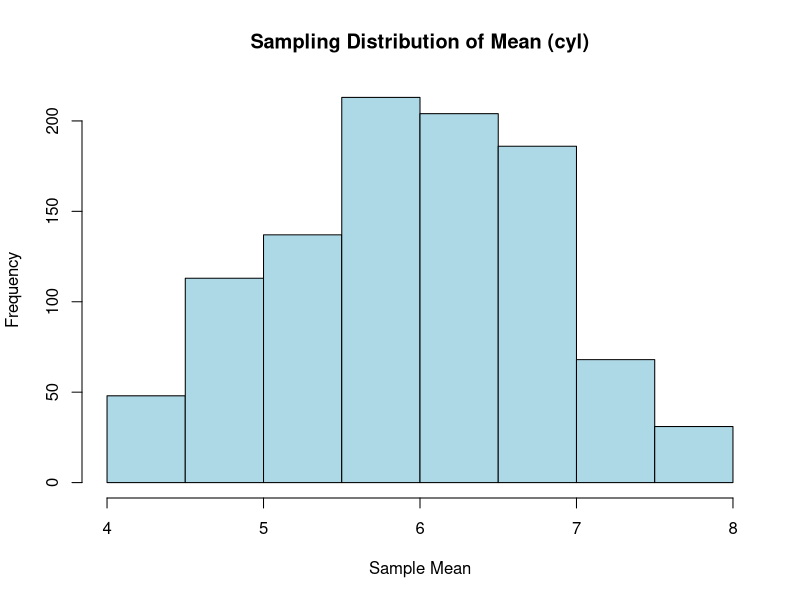
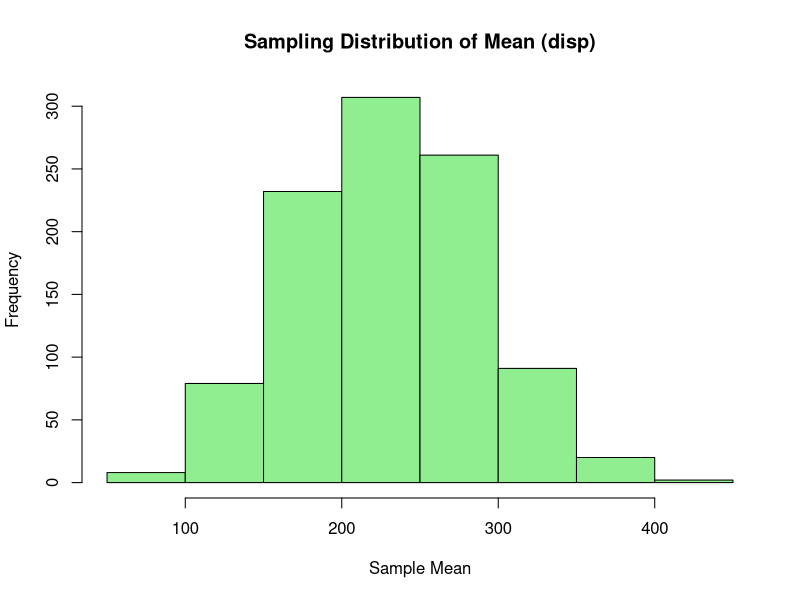
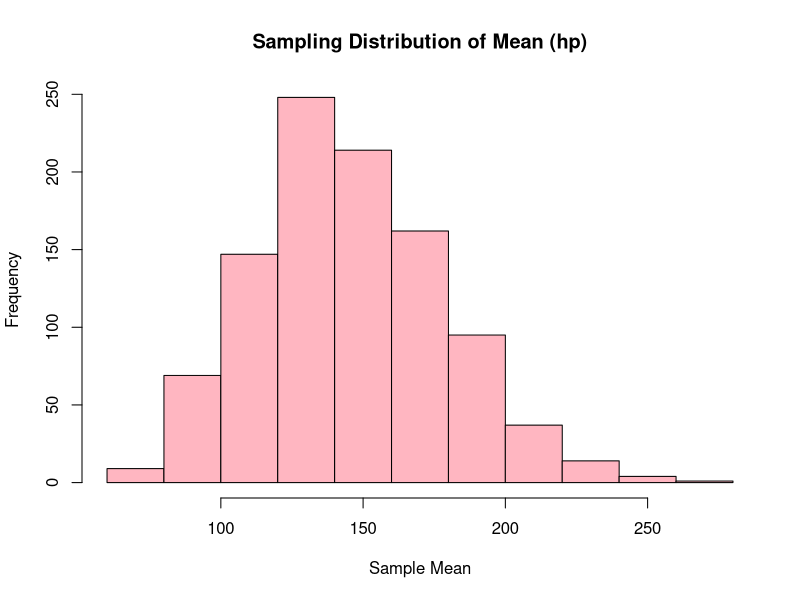
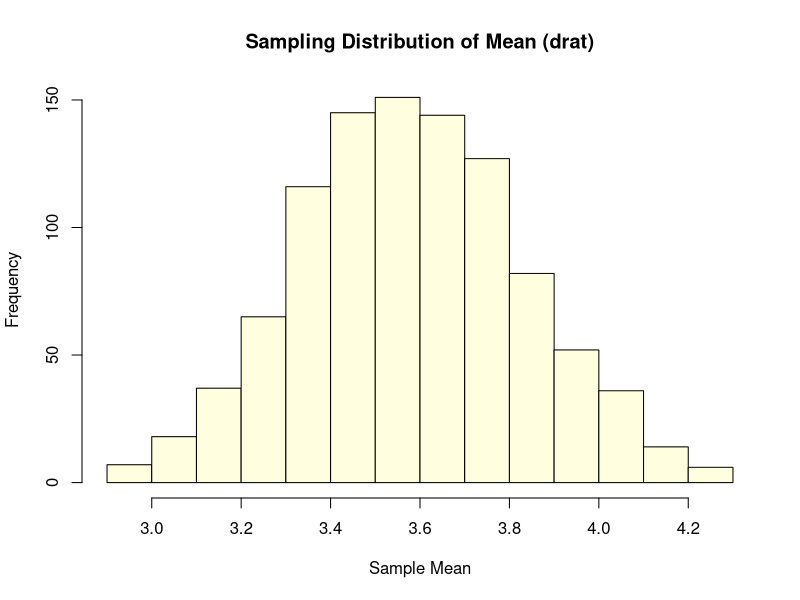
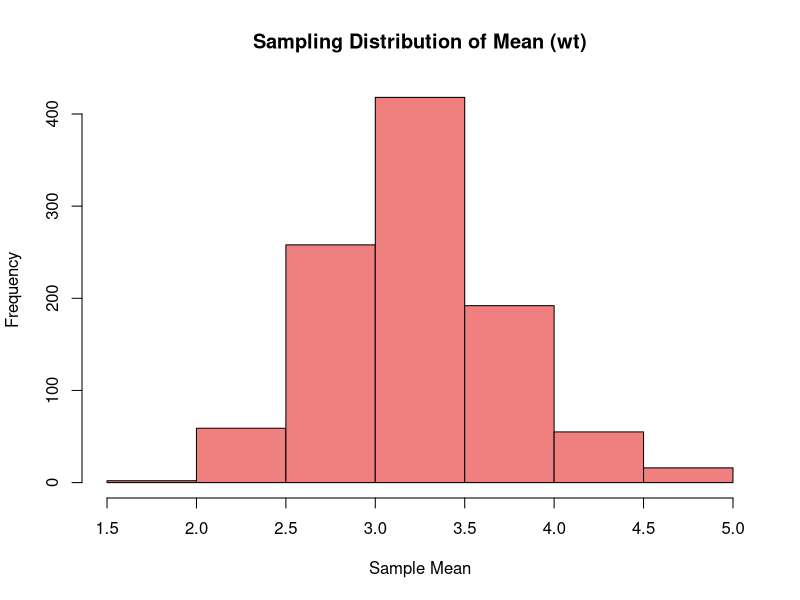
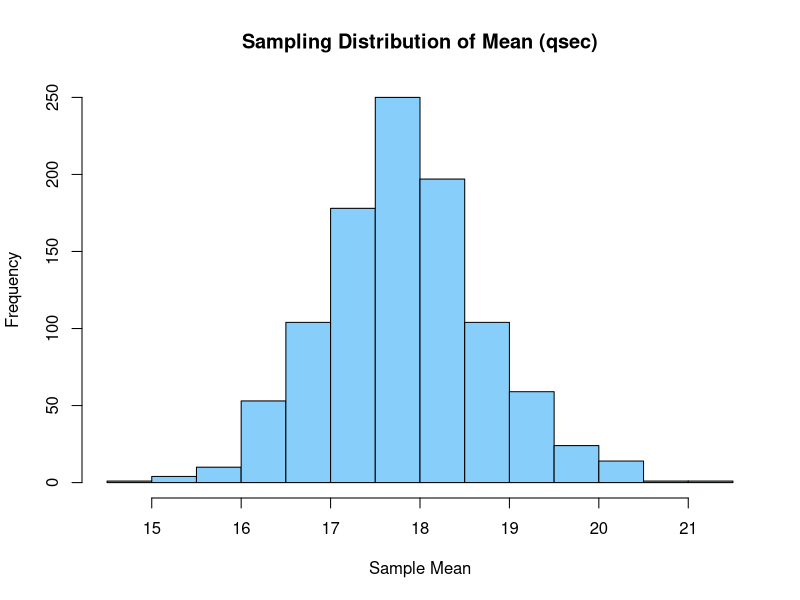
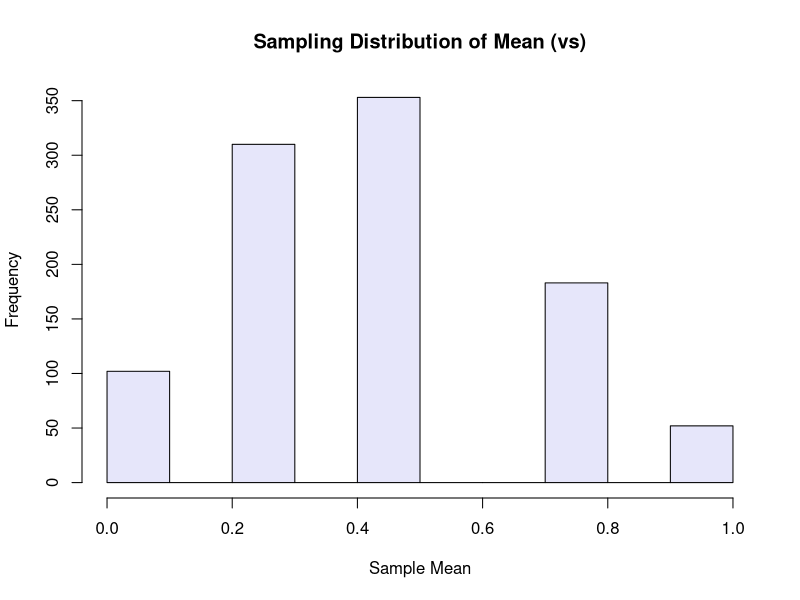
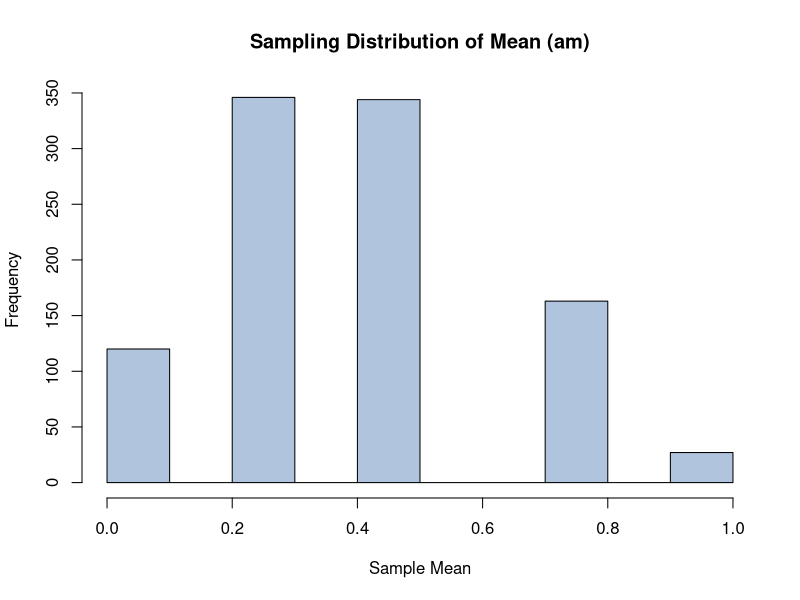

Source code (R) for these figures, in order:
# ============================================================
# Practical 1: Sampling Distribution using mtcars Dataset
# ============================================================

# ------------------------------------------------------------
# Step 1: Load the dataset
# ------------------------------------------------------------
data(mtcars)

# =========================
# GROUP 1 VARIABLES
# cyl, disp, hp
# =========================

# ------------------------------------------------------------
# Sampling Distribution of Mean for 'cyl'
# ------------------------------------------------------------
x <- mtcars$cyl
sample_means_cyl <- replicate(1000, mean(sample(x, size = 4, replace = TRUE)))

hist(sample_means_cyl,
     main = "Sampling Distribution of Mean (cyl)",
     xlab = "Sample Mean",
     col = "lightblue")

# ------------------------------------------------------------
# Sampling Distribution of Mean for 'disp'
# ------------------------------------------------------------
x <- mtcars$disp
sample_means_disp <- replicate(1000, mean(sample(x, size = 4, replace = TRUE)))

hist(sample_means_disp,
     main = "Sampling Distribution of Mean (disp)",
     xlab = "Sample Mean",
     col = "lightgreen")

# ------------------------------------------------------------
# Sampling Distribution of Mean for 'hp'
# ------------------------------------------------------------
x <- mtcars$hp
sample_means_hp <- replicate(1000, mean(sample(x, size = 4, replace = TRUE)))

hist(sample_means_hp,
     main = "Sampling Distribution of Mean (hp)",
     xlab = "Sample Mean",
     col = "lightpink")

# =========================
# GROUP 2 VARIABLES
# drat, wt, qsec
# =========================

# ------------------------------------------------------------
# Sampling Distribution of Mean for 'drat'
# ------------------------------------------------------------
x <- mtcars$drat
sample_means_drat <- replicate(1000, mean(sample(x, size = 4, replace = TRUE)))

hist(sample_means_drat,
     main = "Sampling Distribution of Mean (drat)",
     xlab = "Sample Mean",
     col = "lightyellow")

# ------------------------------------------------------------
# Sampling Distribution of Mean for 'wt'
# ------------------------------------------------------------
x <- mtcars$wt
sample_means_wt <- replicate(1000, mean(sample(x, size = 4, replace = TRUE)))

hist(sample_means_wt,
     main = "Sampling Distribution of Mean (wt)",
     xlab = "Sample Mean",
     col = "lightcoral")

# ------------------------------------------------------------
# Sampling Distribution of Mean for 'qsec'
# ------------------------------------------------------------
x <- mtcars$qsec
sample_means_qsec <- replicate(1000, mean(sample(x, size = 4, replace = TRUE)))

hist(sample_means_qsec,
     main = "Sampling Distribution of Mean (qsec)",
     xlab = "Sample Mean",
     col = "lightskyblue")

# =========================
# GROUP 3 VARIABLES
# vs, am, gear
# =========================

# ------------------------------------------------------------
# Sampling Distribution of Mean for 'vs'
# ------------------------------------------------------------
x <- mtcars$vs
sample_means_vs <- replicate(1000, mean(sample(x, size = 4, replace = TRUE)))

hist(sample_means_vs,
     main = "Sampling Distribution of Mean (vs)",
     xlab = "Sample Mean",
     col = "lavender")

# ------------------------------------------------------------
# Sampling Distribution of Mean for 'am'
# ------------------------------------------------------------
x <- mtcars$am
sample_means_am <- replicate(1000, mean(sample(x, size = 4, replace = TRUE)))

hist(sample_means_am,
     main = "Sampling Distribution of Mean (am)",
     xlab = "Sample Mean",
     col = "lightsteelblue")

# ------------------------------------------------------------
# Sampling Distribution of Mean for 'gear'
# ------------------------------------------------------------
x <- mtcars$gear
sample_means_gear <- replicate(1000, mean(sample(x, size = 4, replace = TRUE)))

hist(sample_means_gear,
     main = "Sampling Distribution of Mean (gear)",
     xlab = "Sample Mean",
     col = "peachpuff")
